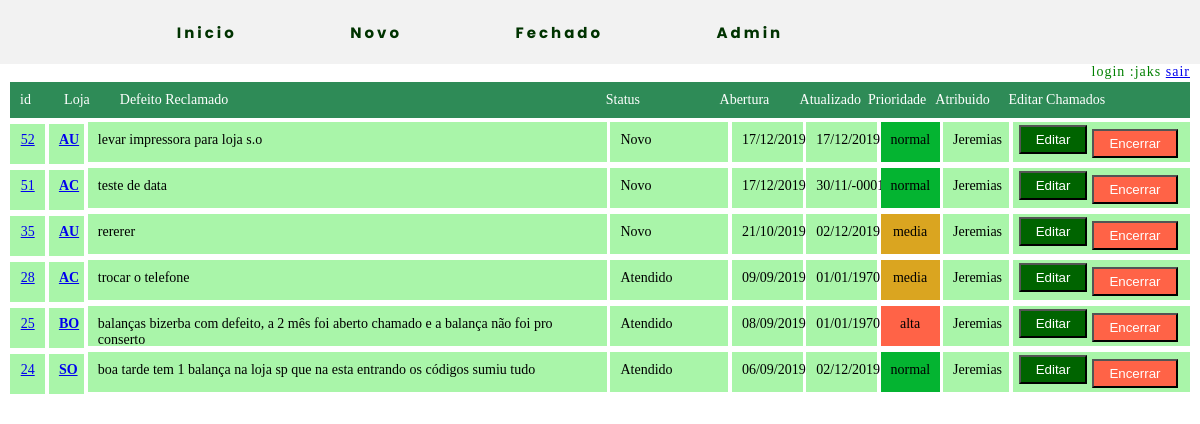
The app's page /public/meus_chamados.php?id_tec=1 (signed in) with its own data.
### tables this page shows
CREATE TABLE `ordem` (
  `id` int(11) NOT NULL AUTO_INCREMENT,
  `id_loja` int(11) DEFAULT NULL,
  `id_tecnico` int(11) DEFAULT NULL,
  `id_mensagem` int(11) DEFAULT NULL,
  `id_estoque` varchar(100) DEFAULT NULL,
  `id_status_chamado` int(11) DEFAULT NULL,
  `id_prioridade` int(11) DEFAULT NULL,
  `reclamado` varchar(150) DEFAULT NULL,
  `solicitante` varchar(50) DEFAULT NULL,
  `data_abertura_chamado` date DEFAULT NULL,
  `ultima_atualizacao` varchar(15) DEFAULT NULL,
  `data_fecha_chamado` date DEFAULT NULL,
  `avaliacao_tecnico` varchar(150) DEFAULT NULL,
  `solucao` varchar(255) DEFAULT NULL,
  `pendencia` varchar(150) DEFAULT NULL,
  `status` char(2) DEFAULT NULL,
  PRIMARY KEY (`id`),
  KEY `fk-loja` (`id_loja`),
  KEY `fk-tecnico` (`id_tecnico`),
  KEY `fk-estoque` (`id_estoque`),
  KEY `fk_mensagem` (`id_mensagem`),
  KEY `fk-prioridade` (`id_prioridade`),
  KEY `fk-status-chamado` (`id_status_chamado`),
  CONSTRAINT `fk-loja` FOREIGN KEY (`id_loja`) REFERENCES `loja` (`id`),
  CONSTRAINT `fk-status-chamado` FOREIGN KEY (`id_status_chamado`) REFERENCES `chamado_status` (`id_chamado`),
  CONSTRAINT `fk-tecnico` FOREIGN KEY (`id_tecnico`) REFERENCES `tecnico` (`id`),
  CONSTRAINT `fk_mensagem` FOREIGN KEY (`id_mensagem`) REFERENCES `mensagem` (`id`)
);

CREATE TABLE `loja` (
  `id` int(11) NOT NULL AUTO_INCREMENT,
  `loja` varchar(255) DEFAULT NULL,
  `telefone` varchar(255) DEFAULT NULL,
  `nome` varchar(255) DEFAULT NULL,
  `endereco` varchar(255) DEFAULT NULL,
  `cep` varchar(255) DEFAULT NULL,
  `cnpj` varchar(255) DEFAULT NULL,
  PRIMARY KEY (`id`)
);

CREATE TABLE `chamado_status` (
  `id_chamado` int(11) NOT NULL AUTO_INCREMENT,
  `descricao_chamado` varchar(50) DEFAULT NULL,
  `status` char(2) DEFAULT NULL,
  PRIMARY KEY (`id_chamado`)
);

CREATE TABLE `prioridade` (
  `id` int(11) NOT NULL AUTO_INCREMENT,
  `prioridade` varchar(10) DEFAULT NULL,
  `status` char(2) DEFAULT NULL,
  PRIMARY KEY (`id`)
);

CREATE TABLE `tecnico` (
  `id` int(11) NOT NULL AUTO_INCREMENT,
  `nome` varchar(100) DEFAULT NULL,
  `apelido` varchar(10) DEFAULT NULL,
  `email` varchar(150) DEFAULT NULL,
  `senha` varchar(150) DEFAULT NULL,
  `responsavel` varchar(100) DEFAULT NULL,
  `id_funcao` int(11) DEFAULT NULL,
  `id_setor` int(11) DEFAULT NULL,
  `id_ponto` int(11) DEFAULT NULL,
  `status` char(11) DEFAULT NULL,
  PRIMARY KEY (`id`),
  KEY `fk-funcao` (`id_funcao`),
  KEY `fk-ponto` (`id_ponto`),
  CONSTRAINT `fk-funcao` FOREIGN KEY (`id_funcao`) REFERENCES `funcao` (`id`),
  CONSTRAINT `fk-ponto` FOREIGN KEY (`id_ponto`) REFERENCES `ponto` (`id`)
);

### persistence/controller.php (called while the page is built, shortened)
<?php
	require_once('../conexao/conexao.php');
if(!empty($_GET['id_tec'])){
		$tecnico = $_GET['id_tec'];
    $var_select_tec = $pdo->prepare("select I.id,I.reclamado,I.solicitante,I.id_tecnico,I.ultima_atualizacao,A.descricao_chamado as descr,D.loja,H.nome,I.data_abertura_chamado,J.prioridade
    from chamado_status A, loja D,tecnico H, ordem I,prioridade J where A.id_chamado  = I.id_status_chamado and D.id = I.id_loja and I.id_tecnico = H.id and I.id_prioridade = J.id and I.id_status_chamado <> '5' and id_tecnico = :tec order by I.id desc");
    $var_select_tec->bindValue(':tec',$tecnico);
    $var_select_tec->execute();
}

### public/meus_chamados.php (the view, shortened to what this page needs)
<?php
require_once('../template/main_template.php');
require_once('../persistence/controller.php');
?>
 <link rel="stylesheet" type="text/css" href="../css/style.css">
<div class="container">
		<div class="header">
			<div class="H0">id</div>
			<div class="H1">Loja</div>
			<div class="H2">Defeito Reclamado</div>
			<div class="H3">Status</div>
			<div class="H4">Abertura</div>
			<div class="H8">Atualizado</div>
			<div class="H5">Prioridade</div>
			<div class="H6">Atribuido</div>
			<div class="H7">Editar Chamados</div>
		</div>
                        <?php foreach ($var_select_tec as $row) {?>
			<div class="id">
				<a href="../public/edit.php?id=<?php echo $row['id'];?>"><?php echo '<div class="label">ID</div>'." ".$row['id'];?></a><br>
			</div>
			<div class="loja">
				<a href="../mapas/loja.php?loja=<?php echo $row['loja']?>" target="_blank"><?php echo '<div class="label">Loja</div>'." ".$row['loja'];?>
				</a>
			</div>
			<div class="defeito_reclamado" >
				<?php echo '<div class="label1">Defeito Reclamado</div>'." ".strtolower($row['reclamado']);?><br>
			</div>
			<div class="status">
				<?php echo '<div class="label">Status</div>'." ".$row['descr'];?>
			</div>
			<div class="abertura">
				<?php echo '<div class="label">Chamado Aberto </div>'." ".date('d/m/Y', strtotime($row['data_abertura_chamado']));?>
			</div>
			<div class="abertura">
				<?php echo '<div class="label">Ultima Atualizado </div>'." ".date('d/m/Y', strtotime($row['ultima_atualizacao']));?>
			</div>
			<div class="prioridade <?php echo $row['prioridade'];?>">
				<?php echo '<div class="label">Prioridade</div>'." ".strtolower($row['prioridade'])."<br>";
				?>
			</div>
			<div class= "atribuido">
				<?php echo '<div class="label">Atribuido para</div>'." ". $row['nome']."<br>";?>
			</div>
			<div class= "edicao">
				<div class="link1">
					<form action="../public/edit.php" method="GET">
						<input type="submit" class="button-link1" value="Editar" >
					</form>
				</div>
				<div class="link2">
					<form action="../public/delete.php" method="GET">
						<input type="submit" class="button-link2" value="Encerrar" >
					</form>
				</div>
			</div>
		<?php }?>
</div>

### css/style.css (style rules this page uses)
.prioridade.alta { background-color: #FF6347; }
.prioridade.normal { background-color: #04B431; }
.prioridade.media { background-color: #DAA520; }
* { margin: 0px; padding: 0px; box-sizing: border-box; }

### public/meus_chamados.php (style rules this page uses)
@media screen and (min-width: 1181px) { .header { width: 100%; padding: 10px; background-color: #2E8B57; font-family: verdana; color: white; font-size: 14px; } }
@media screen and (min-width: 1181px) { .H0 { flex-direction: column; display: inline-flex; width: 3.5%; } }
@media screen and (min-width: 1181px) { .H1 { flex-direction: column; display: inline-flex; width: 4.5%; } }
@media screen and (min-width: 1181px) { .H2 { flex-direction: column; display: inline-flex; width: 41.6%; } }
@media screen and (min-width: 1181px) { .H3 { flex-direction: column; display: inline-flex; width: 9.5%; } }
@media screen and (min-width: 1181px) { .H4 { flex-direction: column; display: inline-flex; width: 6.6%; } }
@media screen and (min-width: 1181px) { .H5 { flex-direction: column; display: inline-flex; width: 5.5%; } }
@media screen and (min-width: 1181px) { .H6 { flex-direction: column; display: inline-flex; width: 6%; } }
@media screen and (min-width: 1181px) { .H7 { flex-direction: column; display: inline-flex; width: 10.4%; } }
@media screen and (min-width: 1181px) { .H8 { flex-direction: column; display: inline-flex; width: 5.6%; } }
@media screen and (min-width: 1181px) { .container { background-color: white; width: 100%; height:0 auto; padding: 2px 10px; font-size: 14px; } }
@media screen and (min-width: 1181px) { .id { flex-direction: column; display: inline-flex; background-color: #A9F5A9; text-align: center; font-family: verdana; font-color:#0B3B0B; width: 3%; padding:8px 10px; height: 40px; padding } }
@media screen and (min-width: 1181px) { .loja { flex-direction: column; display: inline-flex; background-color: #A9F5A9; text-align: center; font-family: verdana; font-color:#0B3B0B; font-weight: bold; width: 3%; padding:8px 10px; height: 40px; padding } }
@media screen and (min-width: 1181px) { .status { flex-direction: column; display: inline-flex; background-color:#A9F5A9; width: 10%; padding:10px; height: 40px; padding } }
@media screen and (min-width: 1181px) { .abertura { flex-direction: column; display: inline-flex; background-color: #A9F5A9; width: 6%; padding:10px; height: 40px; padding } }
@media screen and (min-width: 1181px) { .defeito_reclamado { flex-direction: column; display: inline-flex; background-color: #A9F5A9; width: 44%; padding:10px; height: 40px; padding } }
@media screen and (min-width: 1181px) { .prioridade { text-align: center; flex-direction: column; display: inline-flex; width: 5%; padding:10px; height: 40px; padding } }
@media screen and (min-width: 1181px) { .prioridade.alta { background-color: #FF6347; } }
@media screen and (min-width: 1181px) { .prioridade.normal { background-color: #04B431; } }
@media screen and (min-width: 1181px) { .prioridade.media { background-color: #DAA520; } }
@media screen and (min-width: 1181px) { .atribuido { flex-direction: column; display: inline-flex; background-color: #A9F5A9; width: 5.6%; padding:10px; height: 40px; } }
@media screen and (min-width: 1181px) { .edicao { flex-direction: column; display: inline-flex; background-color:#A9F5A9; width: 15%; margin-top:4px; padding: 3px 1px; height: 40px; text-align: left; } }
@media screen and (min-width: 1181px) { .button-link1 { padding:5px 15px; background: #006400; color: #FFF; } }
@media screen and (min-width: 1181px) { .link1 { width: 20%; text-align: center; padding: -6px 5px; margin-left: 5px; } }
@media screen and (min-width: 1181px) { .button-link2 { padding:5px 15px; background: #FF6347; color: #FFF; } }
@media screen and (min-width: 1181px) { .link2 { width: 20%; text-align: left; margin: -25px 45%; } }

### records on screen
ordem: id "52", id_loja.loja "AU", reclamado "levar impressora para loja s.o", id_status_chamado.descricao_chamado "Novo", data_abertura_chamado "17/12/2019", ultima_atualizacao "17/12/2019", id_prioridade.prioridade "normal", id_tecnico.nome "Jeremias"
ordem: id "51", id_loja.loja "AC", reclamado "teste de data", id_status_chamado.descricao_chamado "Novo", data_abertura_chamado "17/12/2019", ultima_atualizacao "30/11/-0001", id_prioridade.prioridade "normal", id_tecnico.nome "Jeremias"
ordem: id "35", id_loja.loja "AU", reclamado "rererer", id_status_chamado.descricao_chamado "Novo", data_abertura_chamado "21/10/2019", ultima_atualizacao "02/12/2019", id_prioridade.prioridade "media", id_tecnico.nome "Jeremias"
ordem: id "28", id_loja.loja "AC", reclamado "trocar o telefone", id_status_chamado.descricao_chamado "Atendido", data_abertura_chamado "09/09/2019", ultima_atualizacao "01/01/1970", id_prioridade.prioridade "media", id_tecnico.nome "Jeremias"
ordem: id "25", id_loja.loja "BO", reclamado "balanças bizerba com defeito, a 2 mês foi aberto chamado e a balança não foi pro conserto", id_status_chamado.descricao_chamado "Atendido", data_abertura_chamado "08/09/2019", ultima_atualizacao "01/01/1970", id_prioridade.prioridade "alta", id_tecnico.nome "Jeremias"
ordem: id "24", id_loja.loja "SO", reclamado "boa tarde tem 1 balança na loja sp que na esta entrando os códigos sumiu tudo", id_status_chamado.descricao_chamado "Atendido", data_abertura_chamado "06/09/2019", ultima_atualizacao "02/12/2019", id_prioridade.prioridade "normal", id_tecnico.nome "Jeremias"

### other values on screen
$_SESSION['nome'] "jaks"
